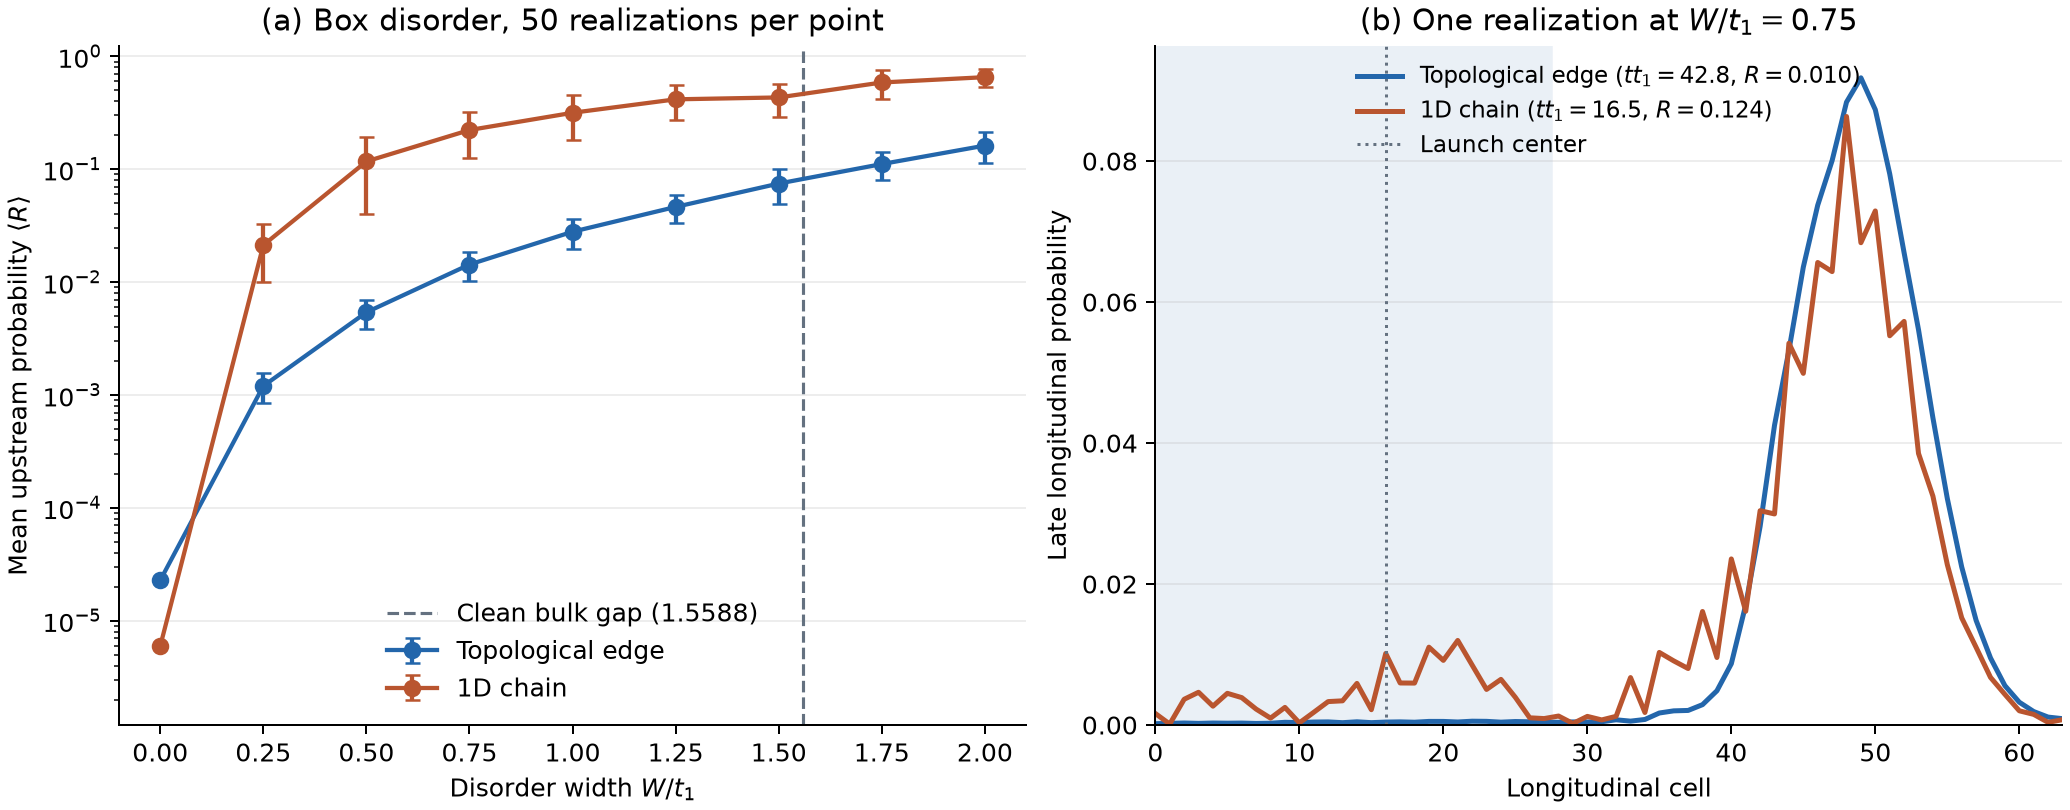

Reproduce this figure in Python.
"""M8: compare late upstream probability under quenched box disorder.

Reuse M7's clean ribbon and chain, input packets, propagation, flight
distances and spatial probability windows. Compare 50 seeded realizations
at each disorder strength and show one real-space sample alongside the mean.
"""

from pathlib import Path

import numpy as np
from scipy.sparse import diags

from haldane import T1
from m7_defect import (
    CRITICAL_MASS, DEFECT_CELLS, FLIGHT_CELLS, FRAMES, GUARD_CELLS, LAUNCH_CELL, LENGTH, WIDTH,
    chain_packet, edge_packet, evolve, finite_ribbon, scattering_probabilities,
)


DISORDER_WIDTHS = np.linspace(0, 2, 9) * T1
REALIZATIONS = 50
BASE_SEED = 20261124
SNAPSHOT_WIDTH = 0.75 * T1
SNAPSHOT_INDEX = 0
LABELS = ("Topological edge", "1D chain")
COLORS = ("#2366ab", "#b9552f")


def disordered_hamiltonian(matrix, strength, rng):
    """Draw one independent onsite potential per site and hold it fixed."""
    onsite = rng.uniform(-strength / 2, strength / 2, size=matrix.shape[0])
    return matrix + diags(onsite, format="csr")


def run_ensemble():
    no_defect = np.empty(0, dtype=int)
    ribbon = finite_ribbon(LENGTH, WIDTH, no_defect, potential=0)
    ribbon_packet, ribbon_speed = edge_packet(LENGTH, WIDTH, LAUNCH_CELL)
    chain, initial_chain = chain_packet(LENGTH, LAUNCH_CELL, no_defect)
    systems = ((ribbon, ribbon_packet), (chain, initial_chain))
    stop_times = FLIGHT_CELLS / np.array([ribbon_speed, 2 * T1])
    reflected = np.empty((len(systems), len(DISORDER_WIDTHS), REALIZATIONS))
    snapshots = np.empty((len(systems), LENGTH))
    max_norm_error = 0.0

    print("  W/t1         Edge mean        Edge std       Chain mean       Chain std", flush=True)
    for i, strength in enumerate(DISORDER_WIDTHS):
        for j in range(REALIZATIONS):
            seed = BASE_SEED + 1000 * i + j
            rng = np.random.default_rng(seed)
            snapshot = strength == SNAPSHOT_WIDTH and j == SNAPSHOT_INDEX
            for system, ((matrix, packet), stop) in enumerate(zip(systems, stop_times)):
                hamiltonian = disordered_hamiltonian(matrix, strength, rng)
                density = evolve(hamiltonian, packet, stop, frames=FRAMES if snapshot else 2)
                norm_error = np.max(np.abs(density.sum(axis=1) - 1))
                max_norm_error = max(max_norm_error, norm_error)
                longitudinal = density[-1].reshape(LENGTH, -1).sum(axis=1)
                # Use M7's measurement windows, with no defect in either Hamiltonian.
                upstream, _, _ = scattering_probabilities(longitudinal, DEFECT_CELLS)
                reflected[system, i, j] = upstream
                if snapshot:
                    snapshots[system] = longitudinal
        means = reflected[:, i].mean(axis=1)
        deviations = reflected[:, i].std(axis=1, ddof=1)
        print(f"{strength / T1:6.2f} {means[0]:17.7g} {deviations[0]:15.7g}"
              f" {means[1]:16.7g} {deviations[1]:15.7g}", flush=True)

    if max_norm_error >= 1e-10:
        raise RuntimeError(f"Probability was not conserved: max error {max_norm_error:.3e}.")
    print(f"Max norm error over both ensembles: {max_norm_error:.3e}")
    return reflected, snapshots, stop_times


def plot_ensemble(reflected, snapshots, stop_times):
    import matplotlib.pyplot as plt

    figure, (scan, realspace) = plt.subplots(1, 2, figsize=(11.5, 4.5), layout="constrained")
    means = reflected.mean(axis=2)
    deviations = reflected.std(axis=2, ddof=1)
    floor = means.min() / 5
    grid = DISORDER_WIDTHS / T1
    for mean, deviation, label, color in zip(means, deviations, LABELS, COLORS):
        # A lower bar crossing zero cannot be shown on a log axis.
        lower = np.maximum(mean - deviation, floor)
        scan.errorbar(grid, mean, yerr=[mean - lower, deviation], color=color, marker="o",
                      capsize=3, lw=1.7, label=label)
    gap = 2 * CRITICAL_MASS / T1
    scan.axvline(gap, color="#647180", ls="--", lw=1.25, label=f"Clean bulk gap ({gap:.4f})")
    scan.set(title=f"(a) Box disorder, {REALIZATIONS} realizations per point",
             xlabel=r"Disorder width $W/t_1$", ylabel=r"Mean upstream probability $\langle R\rangle$",
             yscale="log", ylim=(floor, 1.25), xticks=grid)
    scan.legend(loc="lower center", frameon=False)

    realspace.axvspan(0, DEFECT_CELLS[0] - GUARD_CELLS - 0.5, color="#eaf0f6", zorder=0)
    for density, stop, label, color in zip(snapshots, stop_times, LABELS, COLORS):
        upstream, _, _ = scattering_probabilities(density, DEFECT_CELLS)
        realspace.plot(density, color=color, lw=2,
                       label=rf"{label} ($t t_1={stop * T1:.1f}$, $R={upstream:.3f}$)")
    realspace.axvline(LAUNCH_CELL, color="#647180", lw=1.2, ls=":", label="Launch center")
    realspace.set(title=rf"(b) One realization at $W/t_1={SNAPSHOT_WIDTH/T1:g}$",
                  xlabel="Longitudinal cell", ylabel="Late longitudinal probability",
                  xlim=(0, LENGTH - 1), ylim=(0, None))
    realspace.legend(loc="upper center", frameon=False, fontsize=9)

    for axis in (scan, realspace):
        axis.grid(axis="y", alpha=0.22)
        axis.spines[["top", "right"]].set_visible(False)
    figure.savefig(Path(__file__).with_name("m8_disorder.png"), dpi=180)
    plt.close(figure)


def main():
    reflected, snapshots, stop_times = run_ensemble()
    plot_ensemble(reflected, snapshots, stop_times)


if __name__ == "__main__":
    main()
